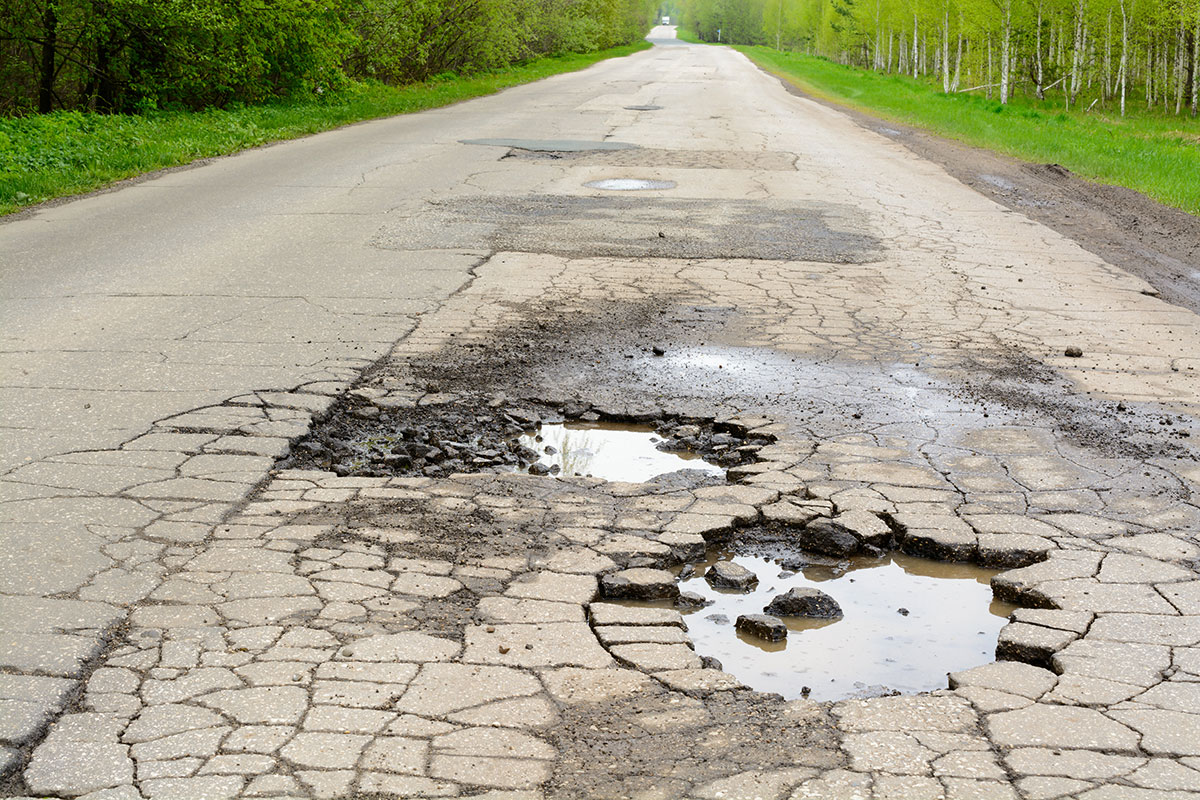
#> input picture assets/reference.jpg, 1200 x 800 px
$ python -i spatial_vision.py   (imports and definitions only)   (older library calls are emulated)
#> lines starting #> are read from the running program, lines starting #| are printed output that depends on the picture
#> further down, picture is the input picture: shape (800, 1200, 3); mean B, G, R 139.9, 163.2, 165.7
"""Computer vision and spatial intelligence utilities for SIRI-DL.

Implements:
1. Multi-object track deduplication selecting the largest & sharpest keyframe.
2. Calibrated Bird's-Eye View (BEV) homography estimation of pothole area (cm^2).
3. 100 m spatial buffer priority boost near schools, hospitals, roundabouts, and crosswalks.
"""

from __future__ import annotations

import math
from threading import Lock
from typing import Any, Optional

import cv2
import numpy as np

SENSITIVE_BUFFER_METERS = 100.0

ZONE_TYPE_LABELS_PT: dict[str, str] = {
    "school": "Escola",
    "hospital": "Hospital",
    "roundabout": "Rotunda",
    "crosswalk": "Passadeira",
}

SEVERITY_ESCALATION: dict[str, str] = {
    "Baixa": "Média",
    "Média": "Crítica",
    "Crítica": "Crítica",
}

MAX_ROAD_SNAP_METERS = 35.0

# Reference OSM road centerlines across Loulé, Quarteira, Vilamoura, and Almancil
# used when PostGIS is unavailable (local-tangent-plane equivalent of ST_ClosestPoint).
OSM_ROAD_CENTERLINES: list[dict[str, Any]] = [
    {
        "osm_way_id": 10421001,
        "street_name": "Av. Infante de Sagres",
        "parish": "Quarteira",
        "road_class": "Av. Marginal",
        "osm_highway": "secondary",
        "coords": [(37.0684, -8.1065), (37.0689, -8.1014), (37.0695, -8.0962)],
    },
    {
        "osm_way_id": 10421002,
        "street_name": "Av. Sá Carneiro",
        "parish": "Quarteira",
        "road_class": "Urb. Arterial",
        "osm_highway": "secondary",
        "coords": [(37.0710, -8.1062), (37.0715, -8.1048), (37.0724, -8.0982)],
    },
    {
        "osm_way_id": 10421003,
        "street_name": "Rua Vasco da Gama",
        "parish": "Quarteira",
        "road_class": "Rua Local",
        "osm_highway": "residential",
        "coords": [(37.0700, -8.1070), (37.0702, -8.1056), (37.0706, -8.1030)],
    },
    {
        "osm_way_id": 10421004,
        "street_name": "Estrada da Fonte Santa",
        "parish": "Quarteira",
        "road_class": "Urb. Arterial",
        "osm_highway": "tertiary",
        "coords": [(37.0672, -8.0935), (37.0648, -8.0884), (37.0628, -8.0830)],
    },
    {
        "osm_way_id": 10421005,
        "street_name": "Av. Vilamoura XXI",
        "parish": "Vilamoura",
        "road_class": "Urb. Arterial",
        "osm_highway": "secondary",
        "coords": [(37.0825, -8.1245), (37.0815, -8.1219), (37.0801, -8.1188)],
    },
    {
        "osm_way_id": 10421006,
        "street_name": "Av. da Marina",
        "parish": "Vilamoura",
        "road_class": "Av. Marginal",
        "osm_highway": "secondary",
        "coords": [(37.0766, -8.1228), (37.0756, -8.1202), (37.0748, -8.1174)],
    },
    {
        "osm_way_id": 10421007,
        "street_name": "Av. Cerro da Vila",
        "parish": "Vilamoura",
        "road_class": "Rua Local",
        "osm_highway": "residential",
        "coords": [(37.0794, -8.1190), (37.0789, -8.1174), (37.0782, -8.1155)],
    },
    {
        "osm_way_id": 10421008,
        "street_name": "EN 125 (Km 98,4)",
        "parish": "Almancil",
        "road_class": "EN 125",
        "osm_highway": "trunk",
        "coords": [(37.0958, -8.0574), (37.0861, -8.0342), (37.0815, -8.0210)],
    },
    {
        "osm_way_id": 10421009,
        "street_name": "Av. 5 de Outubro",
        "parish": "Almancil",
        "road_class": "Urb. Arterial",
        "osm_highway": "secondary",
        "coords": [(37.0878, -8.0338), (37.0872, -8.0308), (37.0866, -8.0285)],
    },
    {
        "osm_way_id": 10421010,
        "street_name": "Av. José da Costa Mealha",
        "parish": "Loulé",
        "road_class": "Urb. Arterial",
        "osm_highway": "secondary",
        "coords": [(37.1355, -8.0238), (37.1364, -8.0205), (37.1378, -8.0178)],
    },
    {
        "osm_way_id": 10421011,
        "street_name": "Av. Marçal Pacheco",
        "parish": "Loulé",
        "road_class": "Urb. Arterial",
        "osm_highway": "secondary",
        "coords": [(37.1386, -8.0272), (37.1394, -8.0245), (37.1401, -8.0218)],
    },
    {
        "osm_way_id": 10421012,
        "street_name": "Rua Primeiro de Maio",
        "parish": "Loulé",
        "road_class": "Rua Local",
        "osm_highway": "residential",
        "coords": [(37.1381, -8.0202), (37.1385, -8.0189), (37.1390, -8.0174)],
    },
]

# Reference sensitive POIs across the Municipality of Loulé (for local / non-PostGIS fallback).
LOULE_SENSITIVE_ZONES: list[dict[str, Any]] = [
    {
        "name": "Escola Secundária de Loulé",
        "zone_type": "school",
        "label_pt": "Escola",
        "parish": "Loulé",
        "lat": 37.1394,
        "lng": -8.0218,
    },
    {
        "name": "EB 2,3 D. Dinis (Quarteira)",
        "zone_type": "school",
        "label_pt": "Escola",
        "parish": "Quarteira",
        "lat": 37.0719,
        "lng": -8.0987,
    },
    {
        "name": "Escola Básica de Almancil",
        "zone_type": "school",
        "label_pt": "Escola",
        "parish": "Almancil",
        "lat": 37.0865,
        "lng": -8.0319,
    },
    {
        "name": "Hospital de Loulé",
        "zone_type": "hospital",
        "label_pt": "Hospital",
        "parish": "Loulé",
        "lat": 37.1338,
        "lng": -8.0272,
    },
    {
        "name": "Centro de Saúde de Quarteira",
        "zone_type": "hospital",
        "label_pt": "Hospital",
        "parish": "Quarteira",
        "lat": 37.0706,
        "lng": -8.1032,
    },
    {
        "name": "Centro de Saúde de Loulé",
        "zone_type": "hospital",
        "label_pt": "Hospital",
        "parish": "Loulé",
        "lat": 37.1411,
        "lng": -8.0176,
    },
    {
        "name": "Rotunda da Av. Sá Carneiro",
        "zone_type": "roundabout",
        "label_pt": "Rotunda",
        "parish": "Quarteira",
        "lat": 37.0715,
        "lng": -8.1048,
    },
    {
        "name": "Rotunda do Polvo (Quarteira)",
        "zone_type": "roundabout",
        "label_pt": "Rotunda",
        "parish": "Quarteira",
        "lat": 37.0694,
        "lng": -8.0956,
    },
    {
        "name": "Rotunda EN 125 — Quatro Estradas",
        "zone_type": "roundabout",
        "label_pt": "Rotunda",
        "parish": "Almancil",
        "lat": 37.0958,
        "lng": -8.0574,
    },
    {
        "name": "Passadeira Av. Infante de Sagres",
        "zone_type": "crosswalk",
        "label_pt": "Passadeira",
        "parish": "Quarteira",
        "lat": 37.0689,
        "lng": -8.1014,
    },
    {
        "name": "Passadeira Av. José da Costa Mealha",
        "zone_type": "crosswalk",
        "label_pt": "Passadeira",
        "parish": "Loulé",
        "lat": 37.1364,
        "lng": -8.0205,
    },
    {
        "name": "Passadeira Av. 5 de Outubro",
        "zone_type": "crosswalk",
        "label_pt": "Passadeira",
        "parish": "Almancil",
        "lat": 37.0872,
        "lng": -8.0308,
    },
]


# [37 lines left out: functions _haversine_meters, compute_roi_sharpness, compute_keyframe_quality, not called in this run]


class TrackDeduplicator:
    """Thread-safe multi-object track buffer selecting one largest/sharpest keyframe per track."""

    def __init__(self) -> None:
        self.tracks: dict[int, dict[str, Any]] = {}
        self._lock = Lock()

    # [96 lines left out: functions update_track, pop_completed_tracks, flush_all, not called in this run]


class HomographyAreaEstimator:
    """Bird's-Eye View (IPM) homography area estimator in cm^2 for dash-mounted 1x cameras."""

    # Normalized trapezoid on the image plane (calibrated for ~1.25 m height, ~18 deg pitch)
    SRC_NORM = np.array(
        [
            [0.36, 0.52],  # Far-left lane boundary
            [0.64, 0.52],  # Far-right lane boundary
            [0.92, 0.96],  # Near-right lane boundary
            [0.08, 0.96],  # Near-left lane boundary
        ],
        dtype=np.float32,
    )

    # Destination Bird's-Eye View rectangle in centimeters (3.5m lane width x 6.0m ahead)
    DST_CM = np.array(
        [
            [0.0, 0.0],
            [350.0, 0.0],
            [350.0, 600.0],
            [0.0, 600.0],
        ],
        dtype=np.float32,
    )

    FORESHORTENING_FACTOR = 0.38

    # [273 lines left out: functions get_homography_matrix, estimate_bbox_area_cm2, severity_from_area_cm2, check_sensitive_zone_proximity, apply_spatial_priority_boost, _project_point_onto_segment and 1 more, not called in this run]


def check_image_quality_gate(
    frame_bgr: Optional[np.ndarray],
    *,
    min_blur_variance: float = 35.0,
    max_glare_pct: float = 0.32,
    max_mean_brightness: float = 225.0,
    min_mean_brightness: float = 25.0,
    min_contrast_std: float = 14.0,
) -> dict[str, Any]:
    """Fast OpenCV gatekeeper rejecting motion blur, sun glare, and heavy rain/dark frames."""
#> called with min_blur_variance = 35, max_glare_pct = 0.32, max_mean_brightness = 225, min_mean_brightness = 25, min_contrast_std = 14
    if frame_bgr is None or frame_bgr.size == 0:
        return {
            "accepted": False,
            "reason": "empty_frame",
            "message_pt": "Fotograma vazio ou ilegível — descartado.",
            "blur_variance": 0.0,
            "mean_brightness": 0.0,
            "glare_pct": 0.0,
            "dark_pct": 1.0,
            "contrast_std": 0.0,
        }

    h, w = frame_bgr.shape[:2]
#> h = 800; w = 1200
    longest = max(h, w)
#> longest = 1200
    if longest > 640:
        scale = 640.0 / float(longest)
#> scale = 0.533
        sample = cv2.resize(
            frame_bgr,
            (max(1, int(round(w * scale))), max(1, int(round(h * scale)))),
            interpolation=cv2.INTER_AREA,
        )
    else:
        sample = frame_bgr

    gray = cv2.cvtColor(sample, cv2.COLOR_BGR2GRAY)
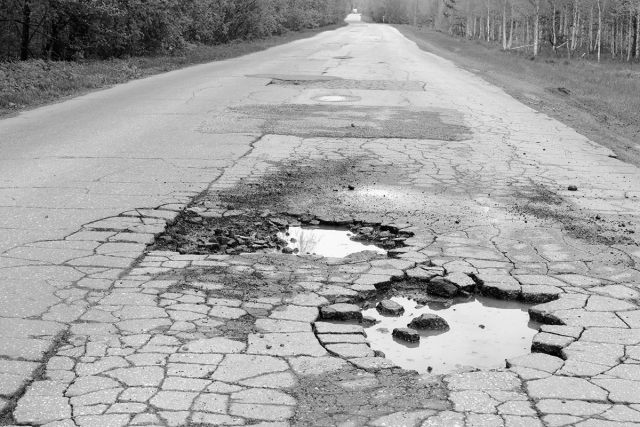
#> gray: shape (427, 640); min 1, max 252, mean 161.3
    blur_variance = round(float(cv2.Laplacian(gray, cv2.CV_64F).var()), 2)
#> blur_variance = 2603.5

    hist = cv2.calcHist([gray], [0], None, [256], [0, 256]).ravel()
#> hist = 256 values, max 3843 at index 188, min 0 at index 0, mean 1067.5
    total_px = max(1.0, float(gray.size))
#> total_px = 273280
    glare_pct = round(float(hist[245:].sum() / total_px), 4)
#> glare_pct = 0.0042
    dark_pct = round(float(hist[:26].sum() / total_px), 4)
#> dark_pct = 0.0162
    mean_brightness = round(float(np.mean(gray)), 2)
#> mean_brightness = 161.3
    contrast_std = round(float(np.std(gray)), 2)
#> contrast_std = 50.82

    if glare_pct >= max_glare_pct or mean_brightness >= max_mean_brightness:
        return {
            "accepted": False,
            "reason": "sun_glare",
            "message_pt": (
                "Encandeamento solar intenso detetado — fotograma descartado para "
                "proteger a mediana municipal de severidade."
            ),
            "blur_variance": blur_variance,
            "mean_brightness": mean_brightness,
            "glare_pct": glare_pct,
            "dark_pct": dark_pct,
            "contrast_std": contrast_std,
        }

    if mean_brightness <= min_mean_brightness or contrast_std <= min_contrast_std:
        return {
            "accepted": False,
            "reason": "heavy_rain_or_dark",
            "message_pt": (
                "Visibilidade reduzida (chuva forte, nevoeiro ou subexposição) — "
                "fotograma descartado antes da inferência."
            ),
            "blur_variance": blur_variance,
            "mean_brightness": mean_brightness,
            "glare_pct": glare_pct,
            "dark_pct": dark_pct,
            "contrast_std": contrast_std,
        }

    if blur_variance < min_blur_variance:
        return {
            "accepted": False,
            "reason": "motion_blur",
            "message_pt": (
                "Desfocagem de movimento elevada detetada — fotograma descartado "
                "antes da inferência YOLOv11."
            ),
            "blur_variance": blur_variance,
            "mean_brightness": mean_brightness,
            "glare_pct": glare_pct,
            "dark_pct": dark_pct,
            "contrast_std": contrast_std,
        }

    return {
        "accepted": True,
        "reason": None,
        "message_pt": "Qualidade ótica aprovada.",
        "blur_variance": blur_variance,
        "mean_brightness": mean_brightness,
        "glare_pct": glare_pct,
        "dark_pct": dark_pct,
        "contrast_std": contrast_std,
    }

>>> import cv2
>>> picture = cv2.imread('assets/reference.jpg')
>>> result = check_image_quality_gate(picture)
#> result = 8 items
